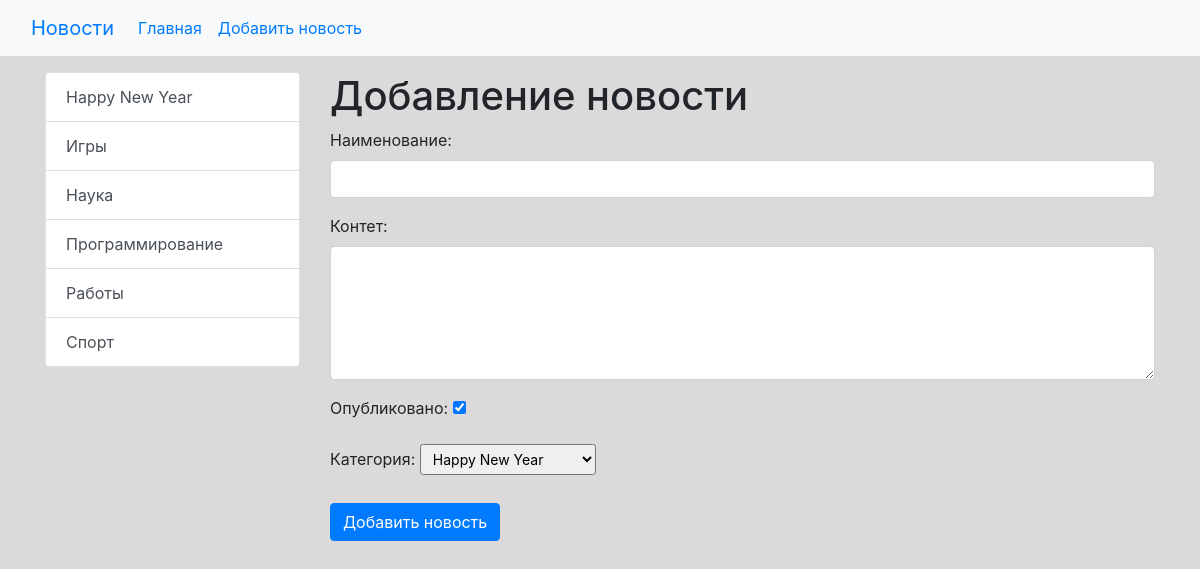
The app's page /news/add-news/ with its own data.
### news/models.py (models this page shows)
class Category(models.Model):
    title = models.CharField(max_length=150, db_index=True, verbose_name='Наименование категории')
    def get_absolute_url(self):
        return reverse('category', kwargs={"category_id": self.pk})
    def __str__(self):
        return self.title
    class Meta:
        verbose_name = 'Категории'
        verbose_name_plural = 'Категории'
        ordering = ['title']

### news/views.py (the view)
# urls.py: path('news/add-news/', CreateNews.as_view(), name='add_news'),
class CreateNews(CreateView):
    form_class = NewsForm
    template_name = 'news/add_news.html'
    success_url = reverse_lazy('home')

### news/forms.py (shortened to what this page needs)
class NewsForm(forms.ModelForm):
    class Meta:
        model = News
        fields = ['title', 'content', 'is_published', 'category']
        widgets = {
            'title': forms.TextInput(attrs={"class": "form-control"}),
            'content': forms.Textarea(attrs={"class": "form-control", "rows": "5"}),
            'is_published': forms.CheckboxInput(attrs={"class": "form-check-label"}),
            'category': forms.Select(attrs={"class": "form-control-sm"}),
        }

### news/templatetags/news_tags.py (called while the page is built)
@register.inclusion_tag('news/list_categories.html')
def show_categories(arg1='Hello', arg2='world!'):
    categories = Category.objects.all()
    return {"categories": categories, 'arg1': arg1, 'arg2': arg2}

### news/templates/news/add_news.html (shortened to what this page needs)
{% extends 'base.html' %}
{% block sidebar %}
{% include 'inc/_sidebar.html' %}
{% endblock %}
{% block content %}
<h1>Добавление новости</h1>
<form action="{% url 'add_news' %}" method="post" novalidate>
    {{ form.as_p }}
    <button type="submit" class="btn btn-primary btn block mt-2">Добавить новость</button>
</form>
{% endblock %}

### news/templates/news/list_categories.html
<div class="list-group">
    {% for item in categories %}
    <a href="{{ item.get_absolute_url }}" class="list-group-item list-group-item-action"
       aria-current="true">{{ item.title }}</a>
    {% endfor %}
</div>

### mysite/static/css/style.css (style rules this page uses)
body { background: #dbd9d9 }

### records on screen
Category: title "Happy New Year"
Category: title "Игры"
Category: title "Наука"
Category: title "Программирование"
Category: title "Работы"
Category: title "Спорт"
